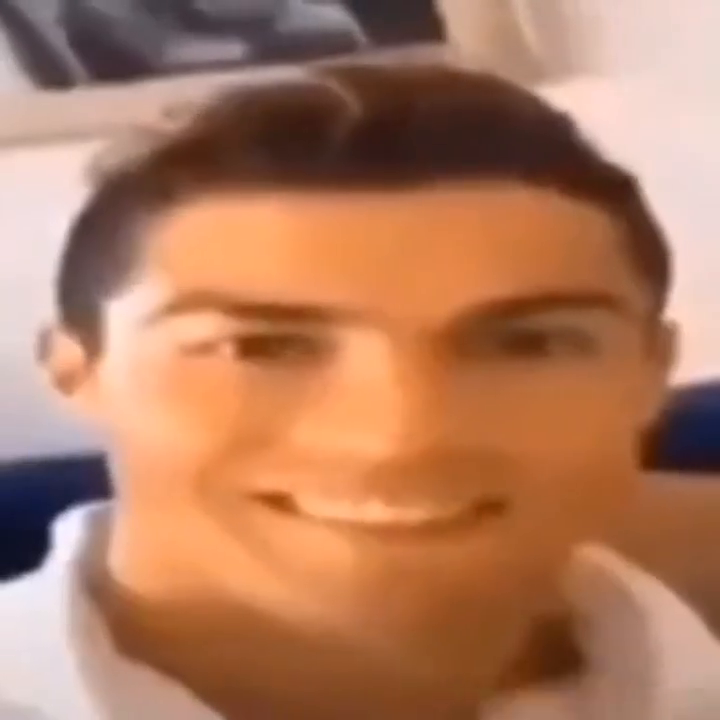
#> input picture frame 18 of image_video_processing/videos/ronaldo.mp4, 720 x 720 px, given in place of the camera
$ python display_camera_with_cross.py
#> lines starting #> are read from the running program, lines starting #| are printed output that depends on the picture; after the words box and inside, x2 and y2 are one past the last pixel; in counts of white or black regions, pixels touching at a corner belong together
import cv2
import os
import numpy as np

folder = r"C:\Users\rexandel\Documents\GitHub\digital_media_processing\image_video_processing\videos"
video = cv2.VideoCapture(0)

fps = video.get(cv2.CAP_PROP_FPS)
w = int(video.get(cv2.CAP_PROP_FRAME_WIDTH))
h = int(video.get(cv2.CAP_PROP_FRAME_HEIGHT))
fourcc = cv2.VideoWriter_fourcc(*'mp4v')
video_writer = cv2.VideoWriter(os.path.join(folder, "video_with_adaptive_cross_color.mp4"), fourcc, fps, (w, h))

while True:
    ret, frame = video.read()
#> frame is the input picture: shape (720, 720, 3); mean B, G, R 94.6, 123.2, 176.2
    if not ret:
        print("Ошибка: Не удалось получить кадр")
        break

    height = frame.shape[0]
#> height = 720
    width = frame.shape[1]
#> width = 720

    center_x = width // 2
#> center_x = 360
    center_y = height // 2
#> center_y = 360

    center_pixel = frame[center_y, center_x]
#> center_pixel = [126, 182, 255]
    max_color_index = np.argmax(center_pixel)
#> max_color_index = 2
    print(f'BGR({center_pixel[0]}, {center_pixel[1]}, {center_pixel[2]})')
#| BGR(126, 182, 255)
    color = [0, 0, 0]
    color[max_color_index] = 255

    mask = np.zeros((height, width, 3), dtype=np.uint8)
    cv2.rectangle(mask, (center_x - 50, center_y - 25 // 2), (center_x + 50, center_y + 25 // 2), (255, 255, 255), -1)
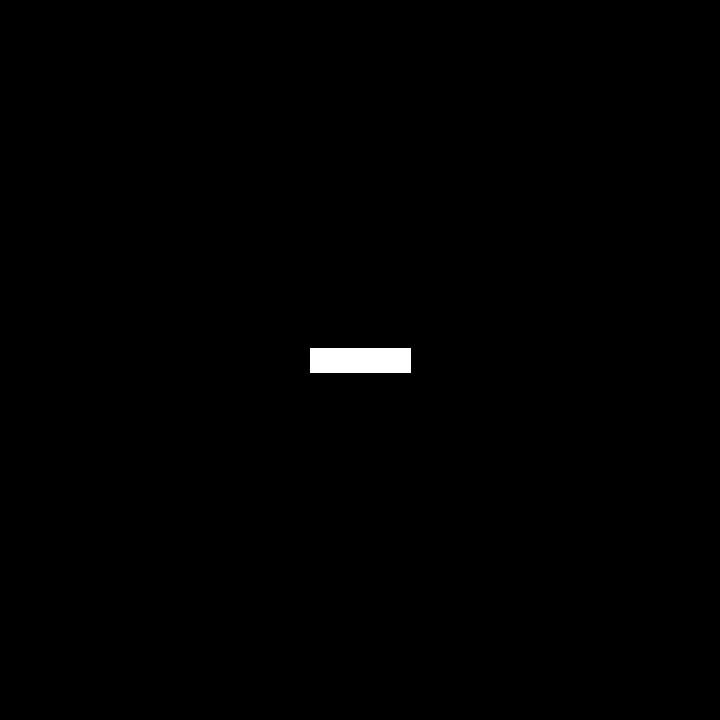
#> mask: shape (720, 720, 3); 0.49% white; 1 white region, box (x1, y1, x2, y2) and area: (310, 348, 411, 373) 2525
    blur = cv2.GaussianBlur(frame, (63, 63), 0)
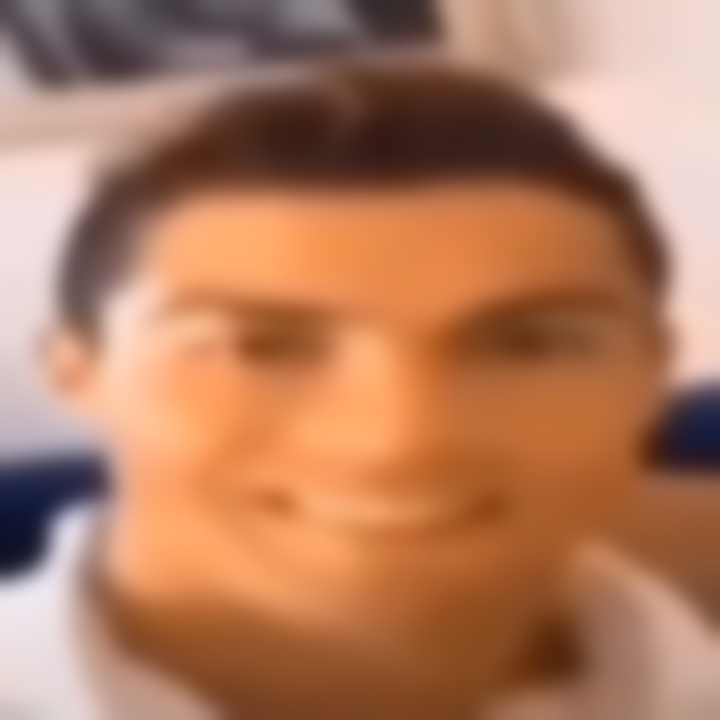
#> blur: shape (720, 720, 3); mean B, G, R 94.6, 123.2, 176.2
    frame[mask == 255] = blur[mask == 255]
#> frame: shape (720, 720, 3); 0.49% of pixels changed, all inside (x1, y1, x2, y2) = (310, 348, 411, 373)

    cv2.rectangle(frame, (center_x - 25 // 2, center_y - 50), (center_x + 25 // 2, center_y + 50), color, -1)
    cv2.rectangle(frame, (center_x - 50, center_y - 25 // 2), (center_x + 50, center_y + 25 // 2), color, -1)
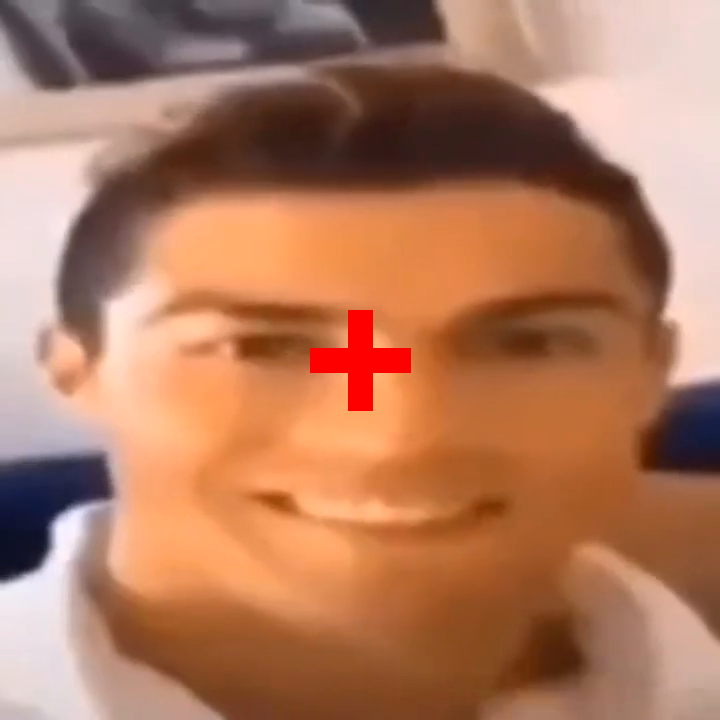
#> frame: shape (720, 720, 3); mean B, G, R 93.8, 121.9, 176.4

    cv2.imshow('Video From Camera', frame)
    video_writer.write(frame)

    if cv2.waitKey(1) & 0xFF == 27:
#> (key Esc is pressed here)
        break

video.release()
video_writer.release()
cv2.destroyAllWindows()

$ run again, starting later in the video
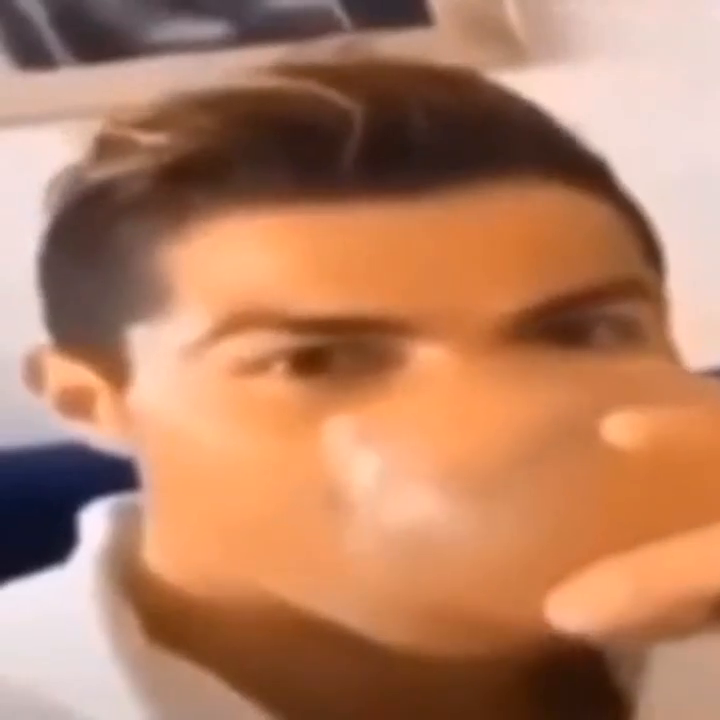
#> input picture frame 82 of image_video_processing/videos/ronaldo.mp4, 720 x 720 px, given in place of the camera
#> frame is the input picture: shape (720, 720, 3); mean B, G, R 97.9, 128.1, 181.4
#> center_pixel = [35, 70, 124]
#> max_color_index = 2
#| BGR(35, 70, 124)
#> mask: shape (720, 720, 3); 0.49% white; 1 white region, box (x1, y1, x2, y2) and area: (310, 348, 411, 373) 2525
#> `blur = cv2.GaussianBlur(frame, (63, 63), 0)`:
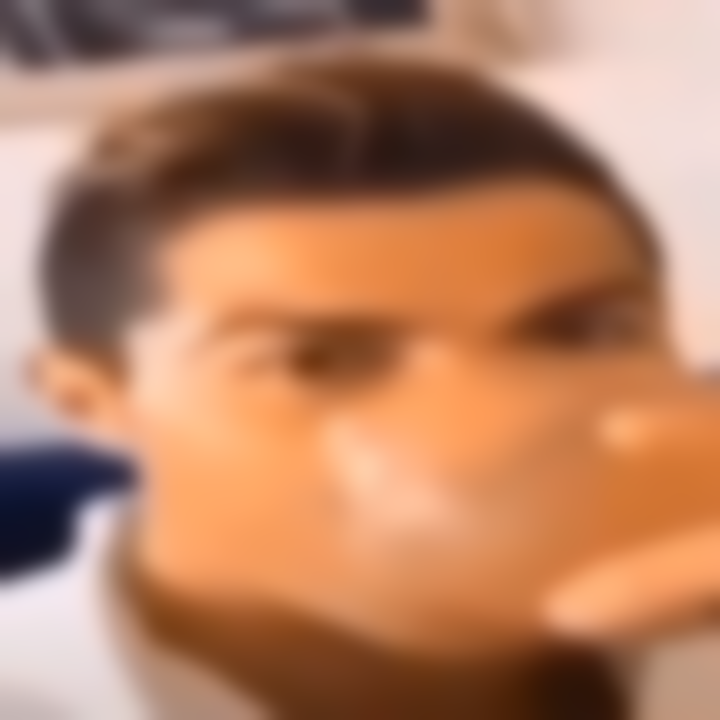
#> blur: shape (720, 720, 3); mean B, G, R 97.9, 128.1, 181.4
#> `cv2.rectangle(frame, (center_x - 50, center_y - 25 // 2), (center_x + ..`:
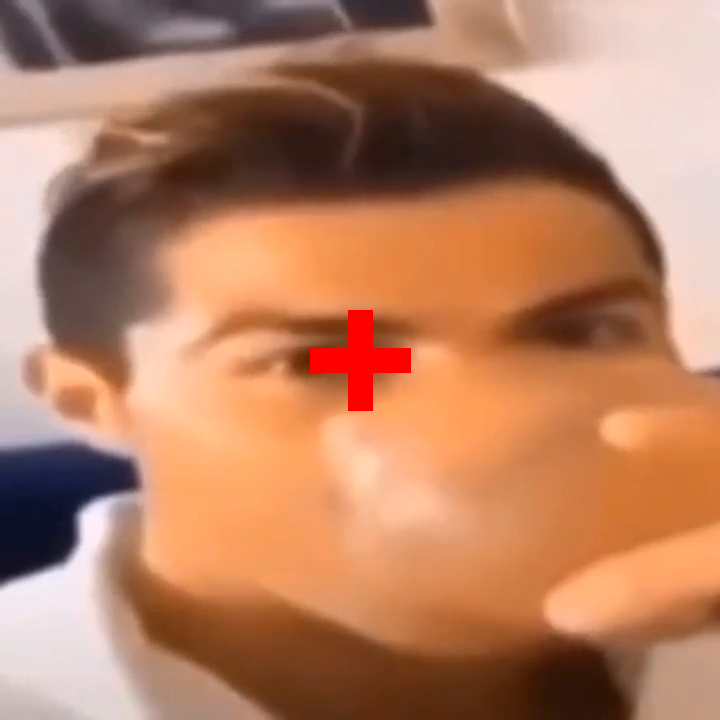
#> frame: shape (720, 720, 3); mean B, G, R 97.5, 127.3, 182.3

$ run again, starting later in the video
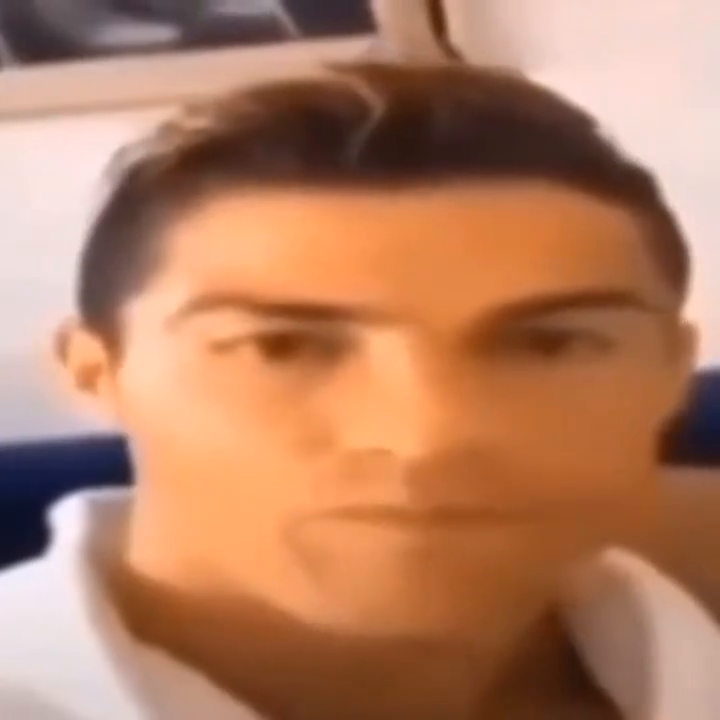
#> input picture frame 147 of image_video_processing/videos/ronaldo.mp4, 720 x 720 px, given in place of the camera
#> frame is the input picture: shape (720, 720, 3); mean B, G, R 97.5, 126.8, 179.7
#> center_pixel = [95, 152, 240]
#> max_color_index = 2
#| BGR(95, 152, 240)
#> mask: shape (720, 720, 3); 0.49% white; 1 white region, box (x1, y1, x2, y2) and area: (310, 348, 411, 373) 2525
#> `blur = cv2.GaussianBlur(frame, (63, 63), 0)`:
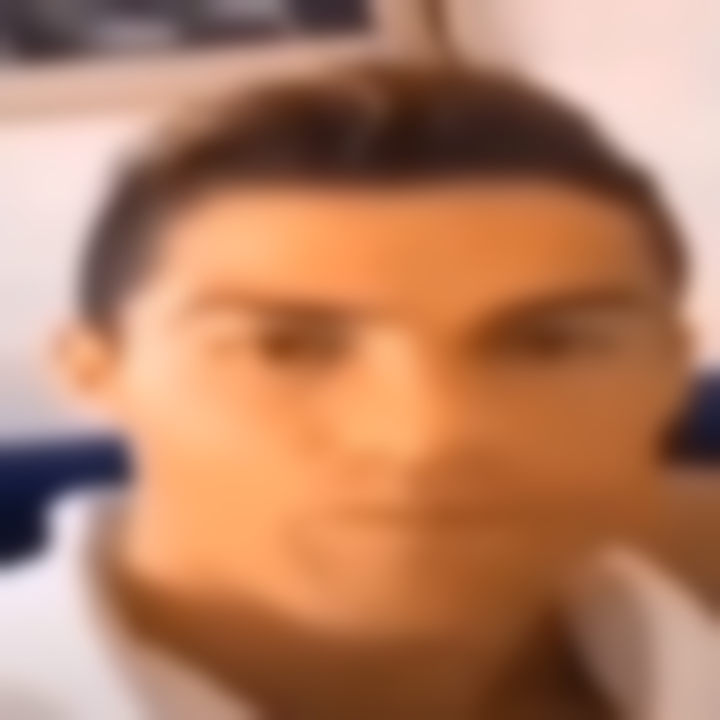
#> blur: shape (720, 720, 3); mean B, G, R 97.5, 126.8, 179.7
#> `cv2.rectangle(frame, (center_x - 50, center_y - 25 // 2), (center_x + ..`:
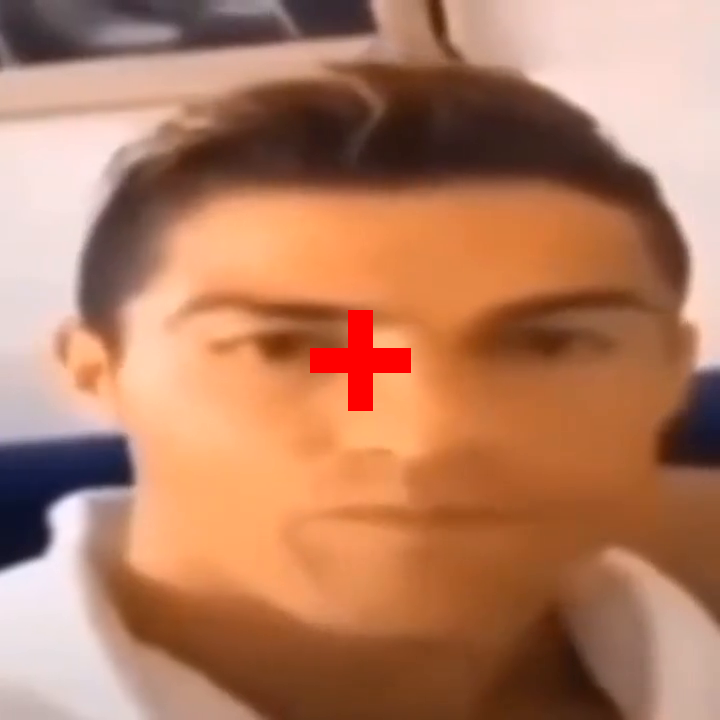
#> frame: shape (720, 720, 3); mean B, G, R 96.7, 125.5, 180
